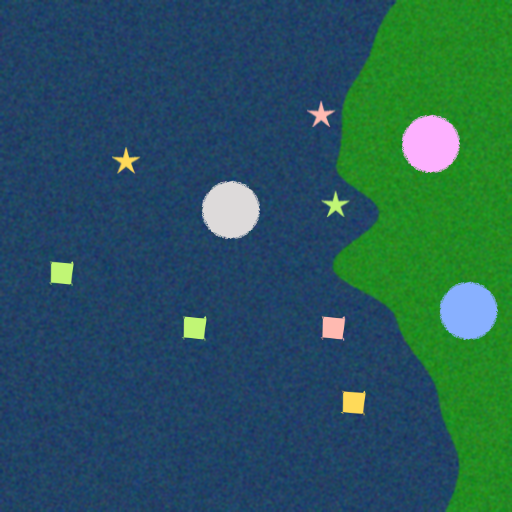
#> input picture Task/CODE/task_images/9.png, 512 x 512 px
$ python io_9.py
#> lines starting #> are read from the running program, lines starting #| are printed output that depends on the picture; after the words box and inside, x2 and y2 are one past the last pixel; in counts of white or black regions, pixels touching at a corner belong together
import cv2
import numpy as np
import matplotlib.pyplot as plt

img = cv2.imread('task_images/9.png',cv2.IMREAD_COLOR)
#> img is the input picture: shape (512, 512, 3); mean B, G, R 90.2, 87.6, 40

hsv = cv2.cvtColor(img, cv2.COLOR_BGR2HSV)
#> hsv: shape (512, 512, 3); mean H, S, V 93.9, 173.2, 114.3

color1 =[255,0,0]   #BLUE for water
color2 =[0,255,255]   #YELLOW for land]
alpha = 0.45

overlay1 = img.copy()
overlay2 = img.copy()

# Ocean (dark blue background)
lower_ocean = np.array([95, 60, 30])
upper_ocean = np.array([130, 255, 200])
mask_ocean = cv2.inRange(hsv, lower_ocean, upper_ocean)  # [12][3]
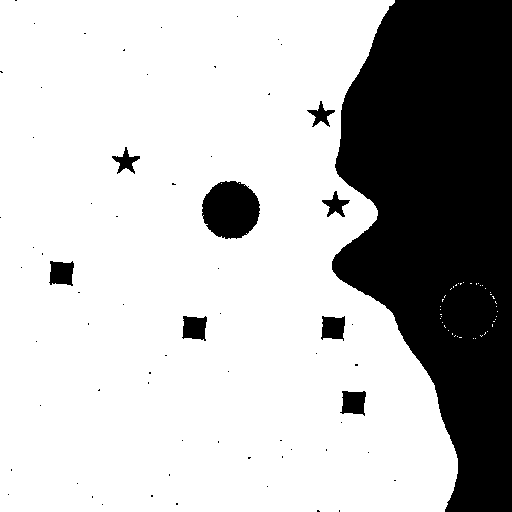
#> mask_ocean: shape (512, 512); 73.6% white; 67 black regions (58 under 20 px), largest, box (x1, y1, x2, y2) and area: (332, 0, 512, 512) 63756, (202, 181, 260, 239) 2613, (49, 261, 74, 286) 498

# Land (green coast)
lower_land = np.array([35, 40, 40])
upper_land = np.array([85, 255, 255])
mask_land = cv2.inRange(hsv, lower_land, upper_land)
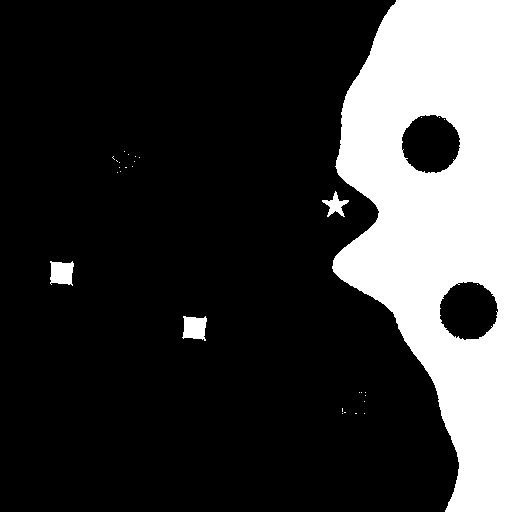
#> mask_land: shape (512, 512); 22.8% white; 31 white regions (27 under 20 px), largest, box (x1, y1, x2, y2) and area: (332, 0, 512, 512) 58387, (182, 316, 207, 341) 477, (50, 261, 74, 286) 476, (322, 191, 349, 217) 276

# 5) Paint where masks are 255, then blend with original
overlay = img.copy()
overlay[mask_ocean == 255] = color1
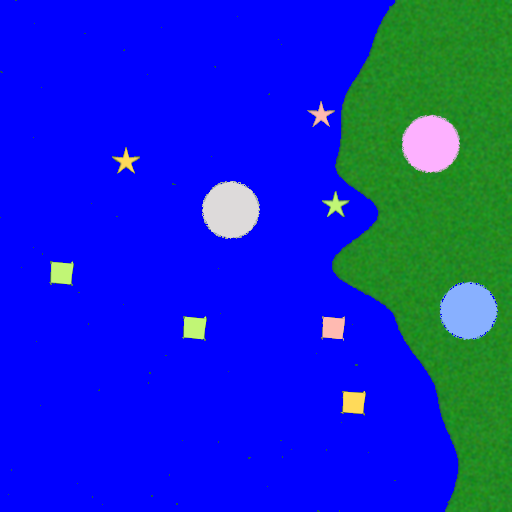
#> overlay: shape (512, 512, 3); mean B, G, R 203.8, 38.6, 15.7
blend = cv2.addWeighted(overlay, alpha, img, 1 - alpha, 0.0)
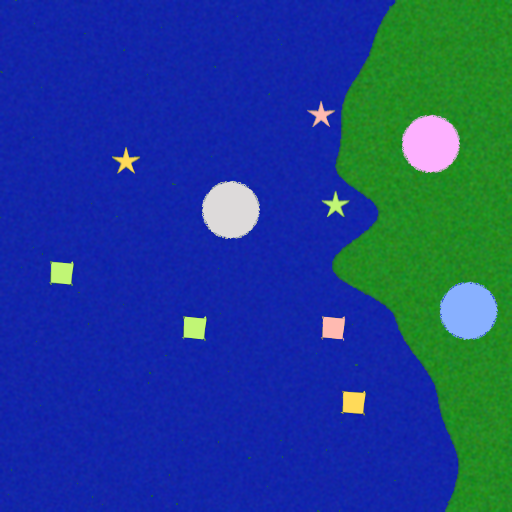
#> blend: shape (512, 512, 3); mean B, G, R 141.3, 65.5, 29

overlay2 = blend.copy()
overlay2[mask_land == 255]  = color2
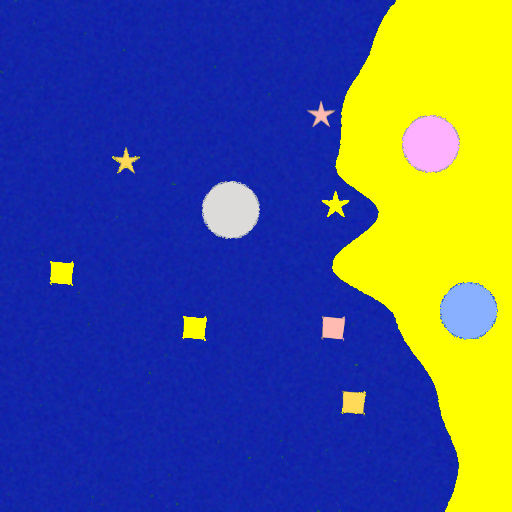
#> overlay2: shape (512, 512, 3); mean B, G, R 133, 91.7, 78.6
final_vis = cv2.addWeighted(overlay2, alpha, blend, 1 - alpha, 0.0)
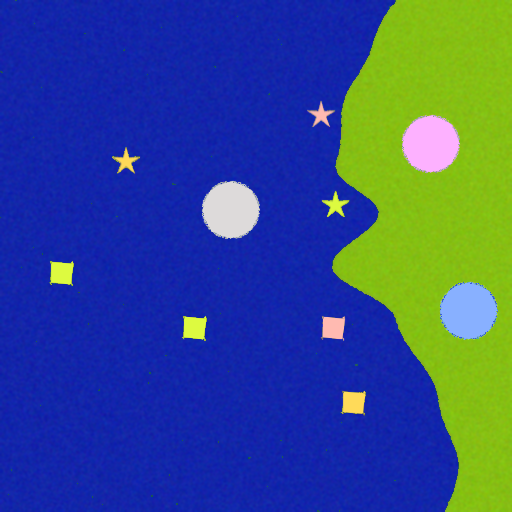
#> final_vis: shape (512, 512, 3); mean B, G, R 137.5, 77.3, 51.4

# 6) Save or show
cv2.imwrite("segmented9.png", final_vis)
cv2.imshow("overlay", final_vis);
cv2.imshow("original", img);
cv2.waitKey(0); cv2.destroyAllWindows()

$ run again, with Task/CODE/task_images/8.png copied over Task/CODE/task_images/9.png
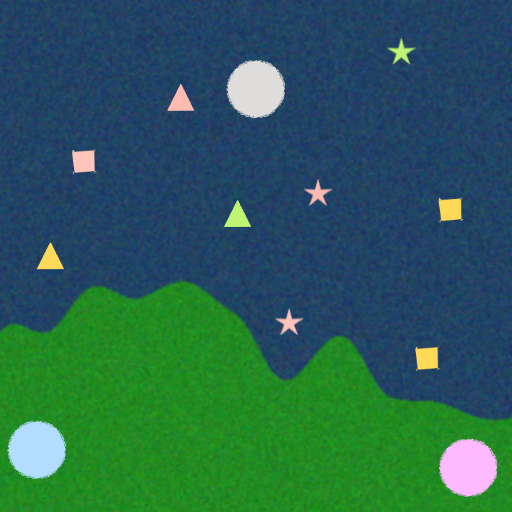
#> input picture Task/CODE/task_images/8.png, 512 x 512 px
#> img is the input picture: shape (512, 512, 3); mean B, G, R 84.6, 94.7, 41.2
#> hsv: shape (512, 512, 3); mean H, S, V 89.7, 174.5, 118
#> `mask_ocean = cv2.inRange(hsv, lower_ocean, upper_ocean)`:
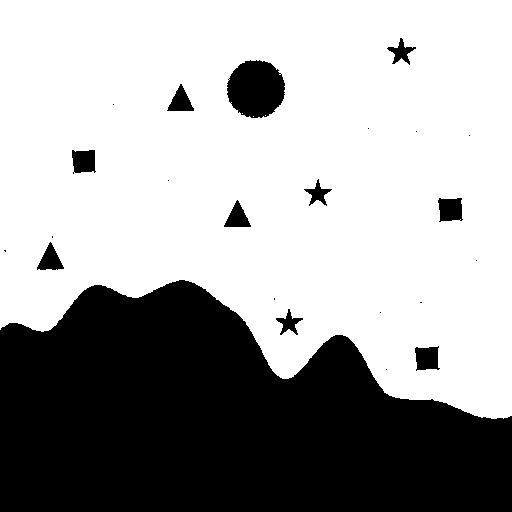
#> mask_ocean: shape (512, 512); 64.7% white; 23 black regions (12 under 20 px), largest, box (x1, y1, x2, y2) and area: (0, 280, 512, 512) 86424, (227, 60, 285, 118) 2614, (438, 198, 463, 222) 495
#> mask_land: shape (512, 512); 31.2% white; 26 white regions (23 under 20 px), largest, box (x1, y1, x2, y2) and area: (0, 280, 512, 512) 81009, (224, 200, 251, 227) 391, (388, 38, 416, 64) 276
#> `final_vis = cv2.addWeighted(overlay2, alpha, blend, 1 - alpha, 0.0)`:
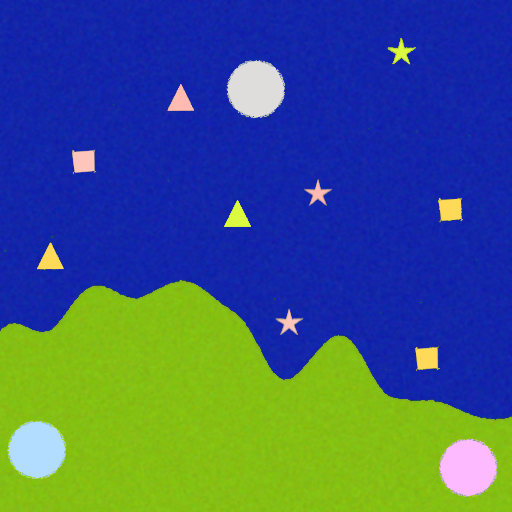
#> final_vis: shape (512, 512, 3); mean B, G, R 124.6, 91.5, 62.4
